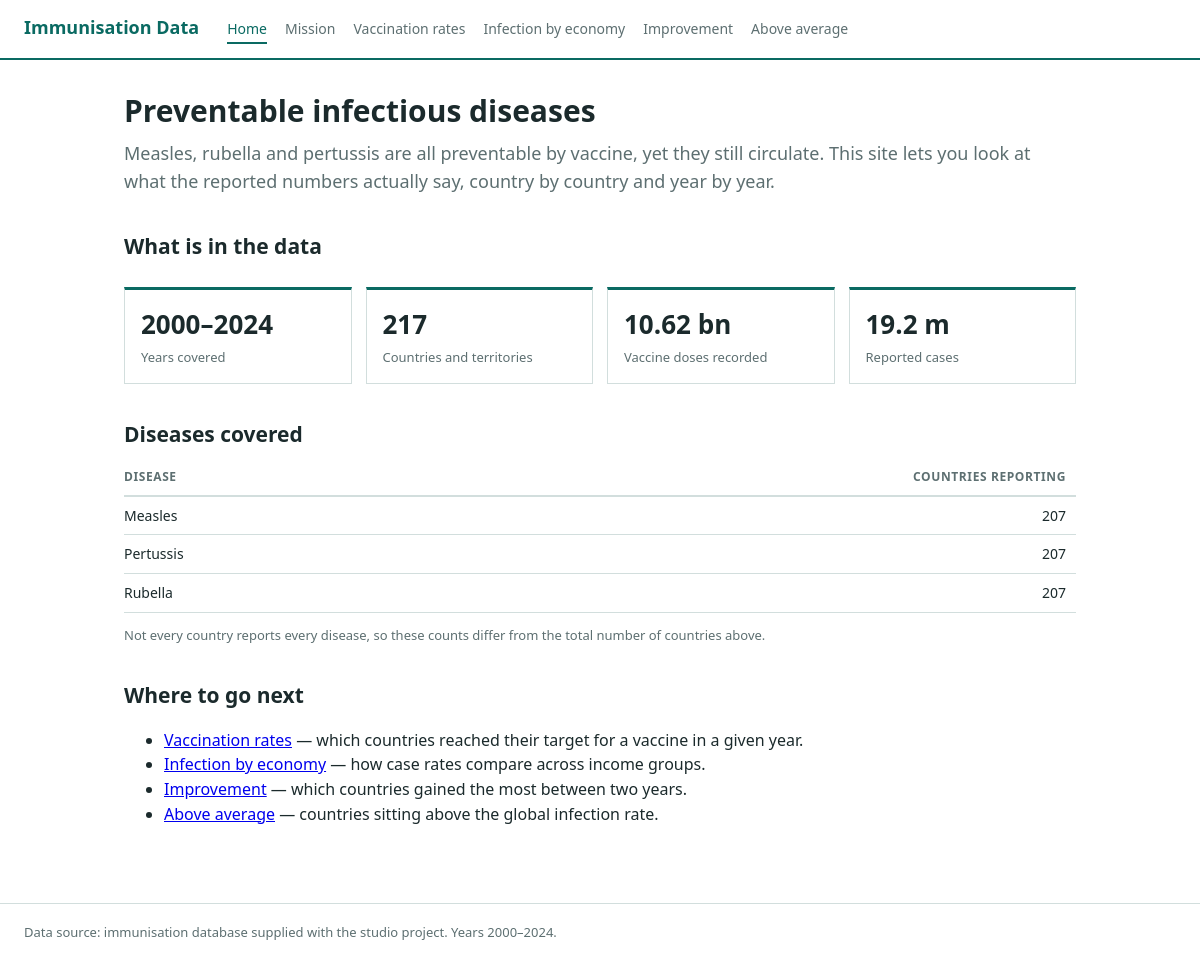
The page / on the database its author committed.
### tables this page shows
CREATE TABLE Infection_Type (id TEXT (3) PRIMARY KEY UNIQUE NOT NULL, description TEXT (10) NOT NULL);

### routes/level1.py (the view)
@bp.route("/")
def landing():
    return render_template(
        "level1_landing.html",
        facts=queries.headline_facts(),
        diseases=queries.diseases_with_reach(),
    )

### database/connection.py (called while the page is built)
def get_connection():
    conn = sqlite3.connect(DB_PATH)
    conn.row_factory = sqlite3.Row
    conn.execute("PRAGMA foreign_keys = ON")
    return conn

def run_query(sql, params=()):
    conn = get_connection()
    try:
        return conn.execute(sql, params).fetchall()
    finally:
        conn.close()

def run_one(sql, params=()):
    conn = get_connection()
    try:
        return conn.execute(sql, params).fetchone()
    finally:
        conn.close()

### database/queries.py (called while the page is built)
def headline_facts():
    return run_one("""
        SELECT (SELECT MIN(YearID) FROM YearDate)     AS first_year,
               (SELECT MAX(YearID) FROM YearDate)     AS last_year,
               (SELECT COUNT(*) FROM Country)         AS countries,
               (SELECT SUM(doses) FROM Vaccination
                 WHERE typeof(doses) = 'real')        AS total_doses,
               (SELECT SUM(cases) FROM InfectionData) AS total_cases
    """)

def diseases_with_reach():
    return run_query("""
        SELECT t.description,
               COUNT(DISTINCT i.country) AS countries_reporting
        FROM Infection_Type t
        LEFT JOIN InfectionData i ON i.inf_type = t.id
        GROUP BY t.id
        ORDER BY t.description
    """)

### templates/level1_landing.html (shortened to what this page needs)
{% extends "base.html" %}
{% block content %}
<h1>Preventable infectious diseases</h1>
<p class="lead">Measles, rubella and pertussis are all preventable by vaccine, yet
they still circulate. This site lets you look at what the reported numbers
actually say, country by country and year by year.</p>
<h2>What is in the data</h2>
<div class="facts">
  <div class="fact">
    <span class="value">{{ facts.first_year }}&ndash;{{ facts.last_year }}</span>
    <span class="label">Years covered</span>
  </div>
  <div class="fact">
    <span class="value">{{ "{:,}".format(facts.countries) }}</span>
    <span class="label">Countries and territories</span>
  </div>
  <div class="fact">
    <span class="value">{{ "{:.2f}".format(facts.total_doses / 1000000000) }} bn</span>
    <span class="label">Vaccine doses recorded</span>
  </div>
  <div class="fact">
    <span class="value">{{ "{:.1f}".format(facts.total_cases / 1000000) }} m</span>
    <span class="label">Reported cases</span>
  </div>
</div>
<h2>Diseases covered</h2>
<div class="table-wrap">
  <table>
    <thead>
      <tr><th>Disease</th><th class="num">Countries reporting</th></tr>
    </thead>
    <tbody>
      {% for row in diseases %}
      <tr>
        <td>{{ row.description }}</td>
        <td class="num">{{ row.countries_reporting }}</td>
      </tr>
      {% endfor %}
    </tbody>
  </table>
</div>
<p class="note">Not every country reports every disease, so these counts differ
from the total number of countries above.</p>
<h2>Where to go next</h2>
<ul>
  <li><a href="{{ url_for('level2.vaccination_rates') }}">Vaccination rates</a> &mdash; which countries reached their target for a vaccine in a given year.</li>
  <li><a href="{{ url_for('level2.infection_economy') }}">Infection by economy</a> &mdash; how case rates compare across income groups.</li>
  <li><a href="{{ url_for('level3.improvement') }}">Improvement</a> &mdash; which countries gained the most between two years.</li>
  <li><a href="{{ url_for('level3.above_average') }}">Above average</a> &mdash; countries sitting above the global infection rate.</li>
</ul>
{% endblock %}

### static/css/style.css (style rules this page uses)
:root { --ink: #1b2a2c; --muted: #5d6f71; --line: #d2dedd; --accent: #0a6a62; --wash: #eef3f2; }
* { box-sizing: border-box; }
body { margin: 0; font-family: "Segoe UI", Arial, sans-serif; font-size: 16px; line-height: 1.55; color: var(--ink); background: #fff; }
h1 { font-size: 30px; margin: 0 0 6px; }
h2 { font-size: 21px; margin: 34px 0 10px; }
p { margin: 0 0 12px; }
.lead { color: var(--muted); font-size: 18px; margin-bottom: 24px; }
.facts { display: flex; flex-wrap: wrap; gap: 14px; margin: 24px 0 8px; }
.fact { flex: 1 1 180px; border: 1px solid var(--line); border-top: 3px solid var(--accent); padding: 14px 16px; }
.fact .value { font-size: 26px; font-weight: 700; display: block; }
.fact .label { font-size: 13px; color: var(--muted); }
.table-wrap { overflow-x: auto; }
table { border-collapse: collapse; width: 100%; font-size: 14px; margin-bottom: 8px; }
th { text-align: left; font-size: 12px; text-transform: uppercase; letter-spacing: .05em; color: var(--muted); border-bottom: 2px solid var(--line); padding: 8px 10px 8px 0; }
td { border-bottom: 1px solid var(--line); padding: 8px 10px 8px 0; }
th.num { text-align: right; }
td.num { text-align: right; font-variant-numeric: tabular-nums; }
.note { font-size: 13px; color: var(--muted); margin-top: 4px; }

### rows shown on the page
Infection_Type: description "Measles", countries_reporting "207"
Infection_Type: description "Pertussis", countries_reporting "207"
Infection_Type: description "Rubella", countries_reporting "207"

### other values the page prints
{{ facts.first_year }} "2000"
{{ facts.last_year }} "2024"
{{ "{:,}".format(facts.countries) }} "217"
{{ "{:.2f}".format(facts.total_doses / 1000000000) }} "10.62"
{{ "{:.1f}".format(facts.total_cases / 1000000) }} "19.2"
